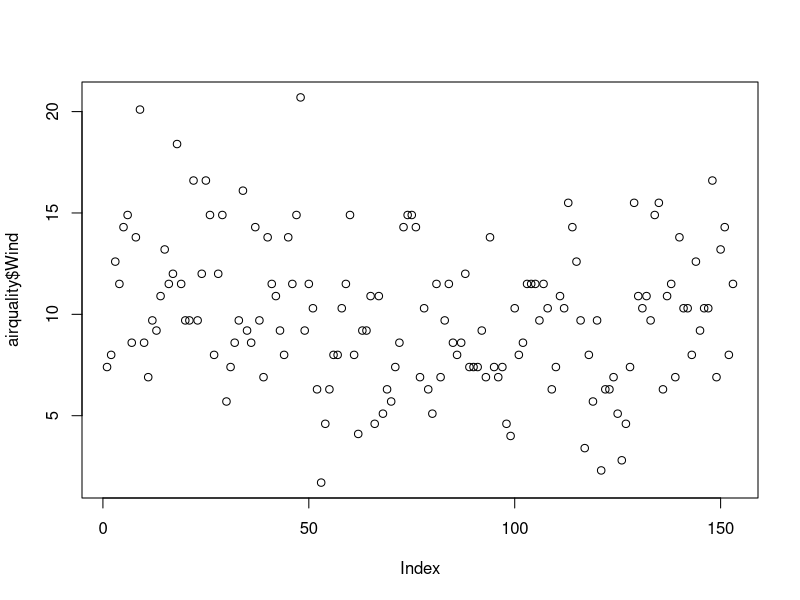
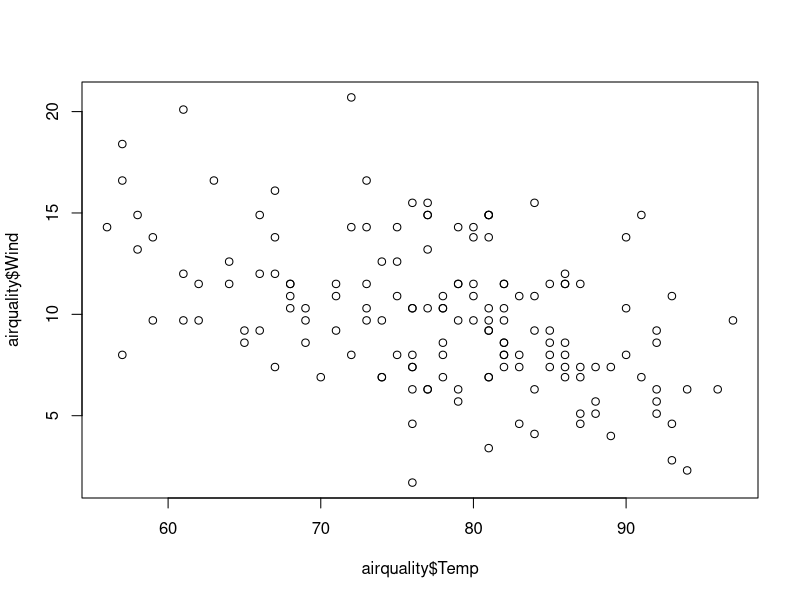
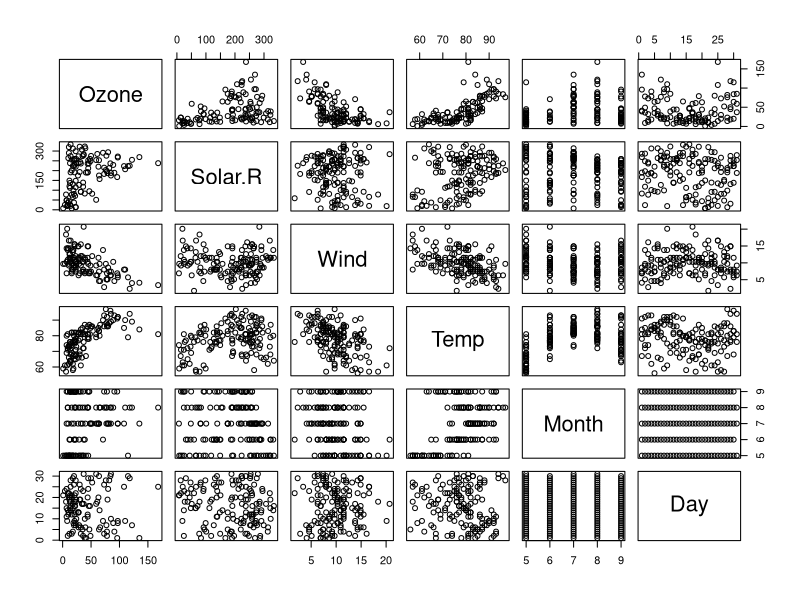
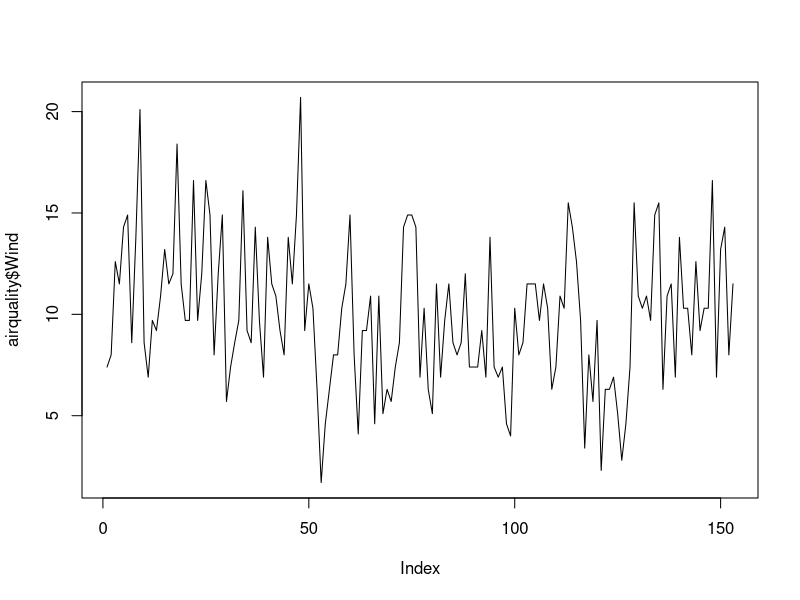
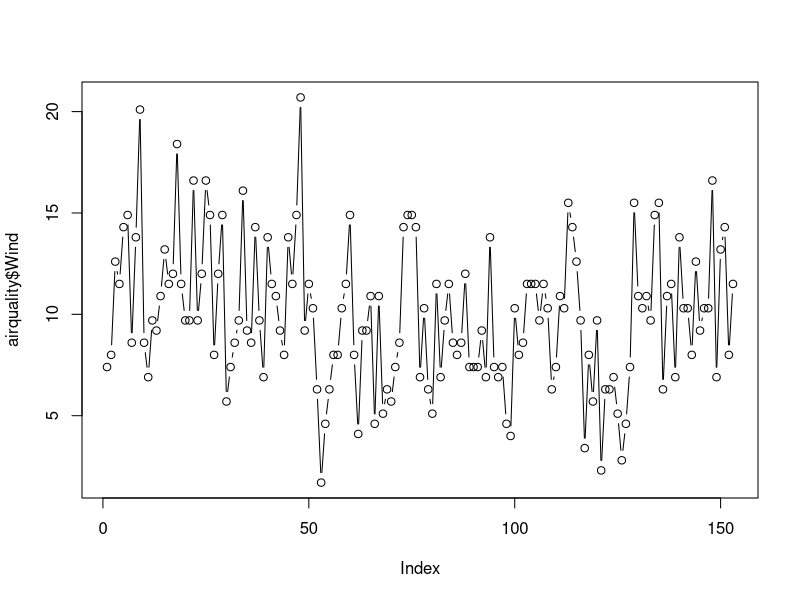
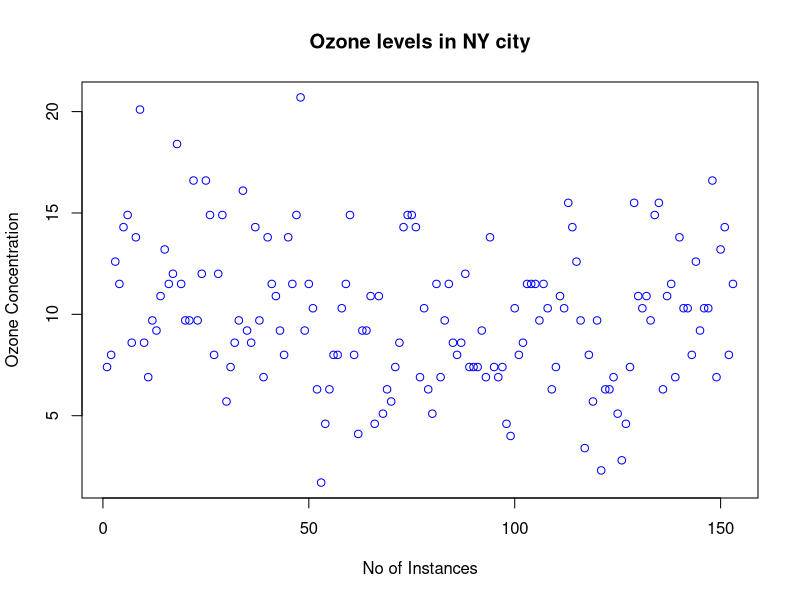
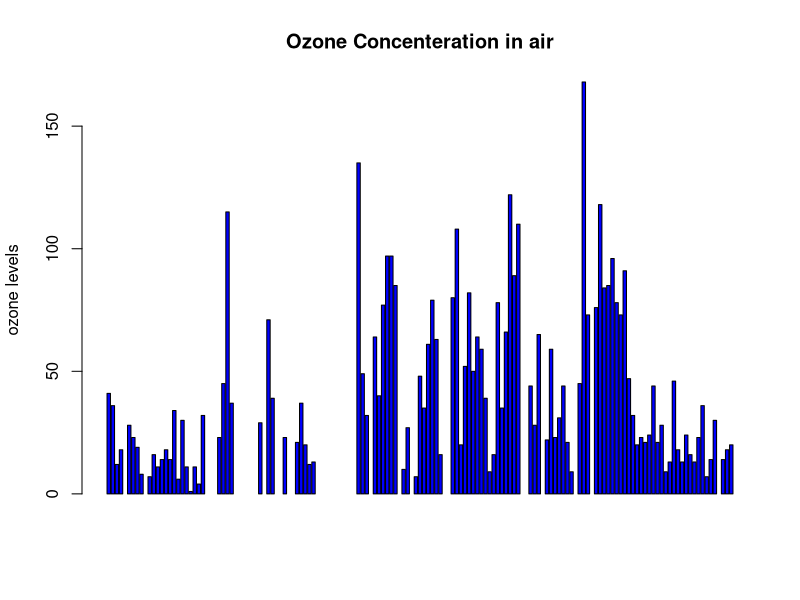
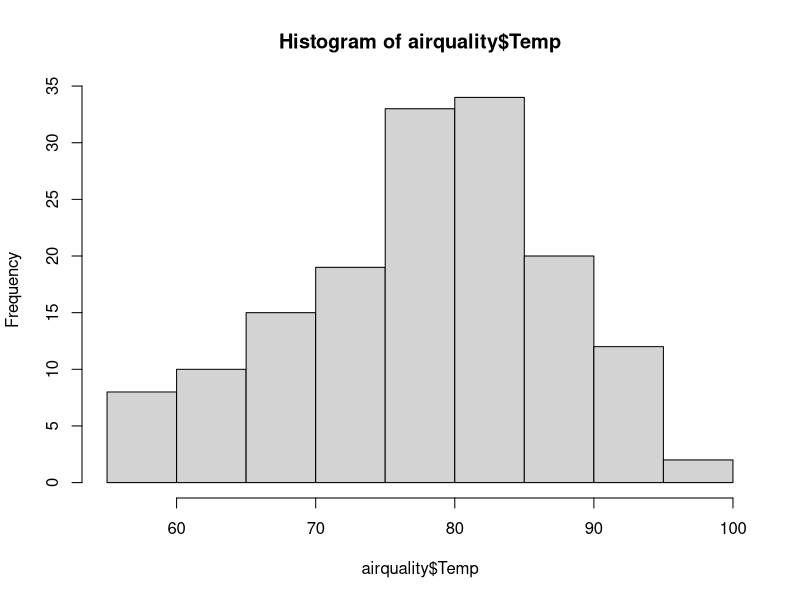

These figures' R source, in order:
airquality <- datasets::airquality
#Top 10 rows and last 10 rows
head(airquality,10)
tail(airquality,10)
#columns
airquality[,c(1,2)]
df<-airquality[,-6]
summary(airquality)
airquality[,1]
summary(airquality[,1])
airquality$Temp
#Summary of the data
summary(airquality$Temp)
summary(airquality$Wind) 
#Plots
plot(airquality$Wind)
plot(airquality$Temp,airquality$Wind,type="p")
plot(airquality)
# points and lines 
plot(airquality$Wind, type= "l") # p: points, l: lines,b: both
plot(airquality$Wind, type= "b")
plot(airquality$Wind, ylab = 'Ozone Concentration', 
     xlab = 'No of Instances', main = 'Ozone levels in NY city',
     col = 'blue')
# Horizontal bar plot
barplot(airquality$Ozone, main = 'Ozone Concenteration in air',
        ylab = 'ozone levels', col= 'blue',horiz = F,axes=T)
#Histogram
hist(airquality$Temp)
hist(airquality$Temp, 
     main = 'Solar Radiation values in air',
     xlab = 'Solar rad.', col='blue')
#Single box plot
boxplot(airquality$Wind,main="Boxplot")
# Multiple box plots
boxplot(airquality[,1:4],main='Multiple')
#margin of the grid(mar), 
#no of rows and columns(mfrow), 
#whether a border is to be included(bty) 
#and position of the 
#labels(las: 1 for horizontal, las: 0 for vertical)
#bty - box around the plot
par(mfrow=c(3,3),mar=c(2,5,2,1),  las=0, bty="o")
plot(airquality$Ozone)
plot(airquality$Ozone, airquality$Wind)
plot(airquality$Ozone, type= "l")
plot(airquality$Ozone, type= "l")
plot(airquality$Ozone, type= "l")
barplot(airquality$Ozone, main = 'Ozone Concenteration in air',
        xlab = 'ozone levels', col='green',horiz = TRUE)
hist(airquality$Solar.R)
boxplot(airquality$Solar.R)
boxplot(airquality[,0:4], main='Multiple Box plots')





